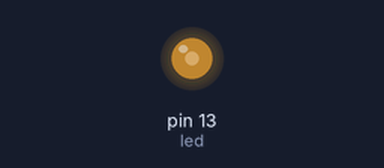
This sketch was run on a simulated Arduino Uno, built with avr-gcc and run on an emulated ATmega328P. On the bench: output pins drawn as LEDs (lit = HIGH).

Above: at 0.87 s.
At 19.23 s:
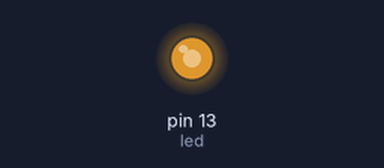
At 39.03 s:
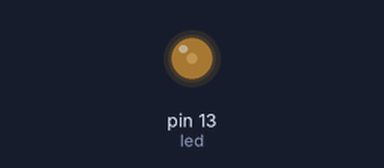
Timing chart, 0 to 40.0 s (numbered marks = the images above):
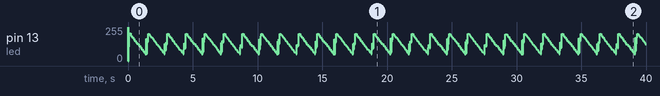

The sketch:

ex3.ino
```cpp
int led = 13;
int brightness = 255;
int fadeAmount = -5;
int period = 20;

void setup() {
  pinMode(led, OUTPUT);
}

void loop() {
  int onTime = (brightness * period) / 255;
  int offTime = period - onTime;

  for (int i = 0; i < 2; i++) {
    if (onTime > 0) {
      digitalWrite(led, HIGH);
      delayMicroseconds(onTime * 1000);
    }
    if (offTime > 0) {
      digitalWrite(led, LOW);
      delayMicroseconds(offTime * 1000);
    }
  }

  brightness += fadeAmount;

  if (brightness <= 0) {
    brightness = 255;
  }
}
```
